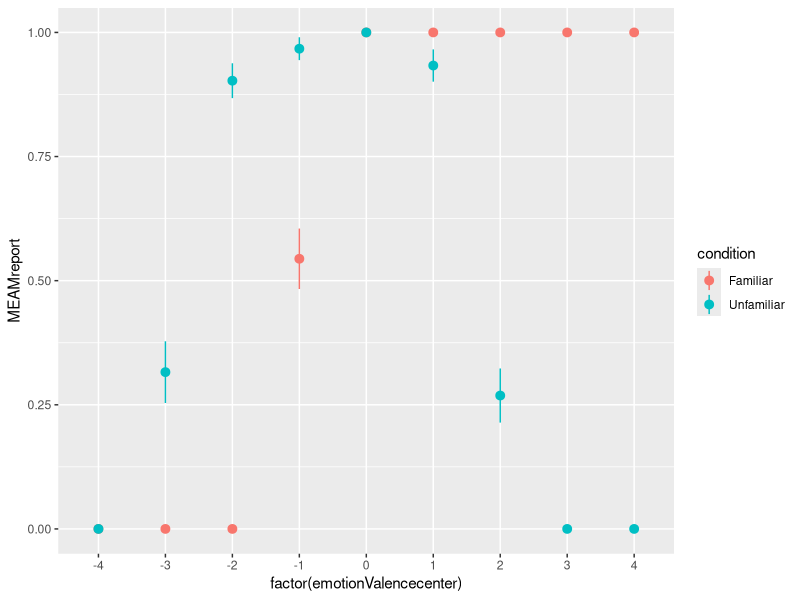
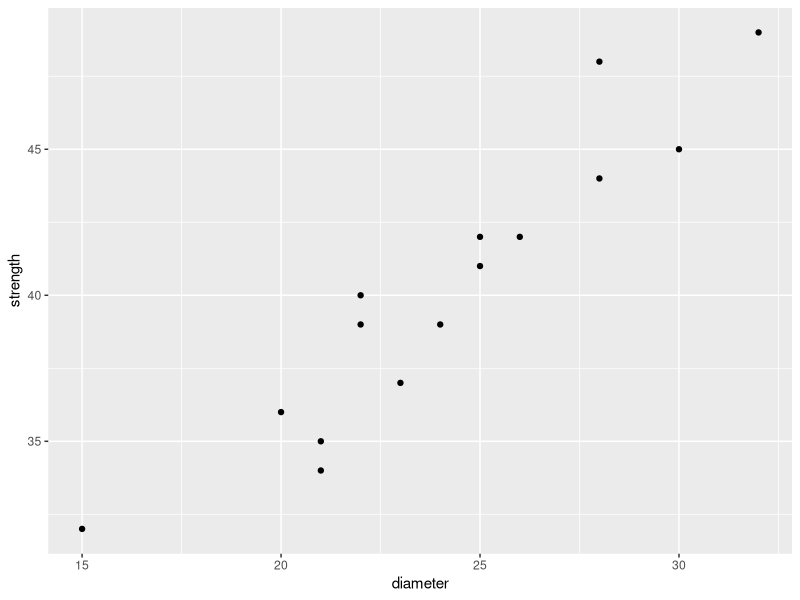
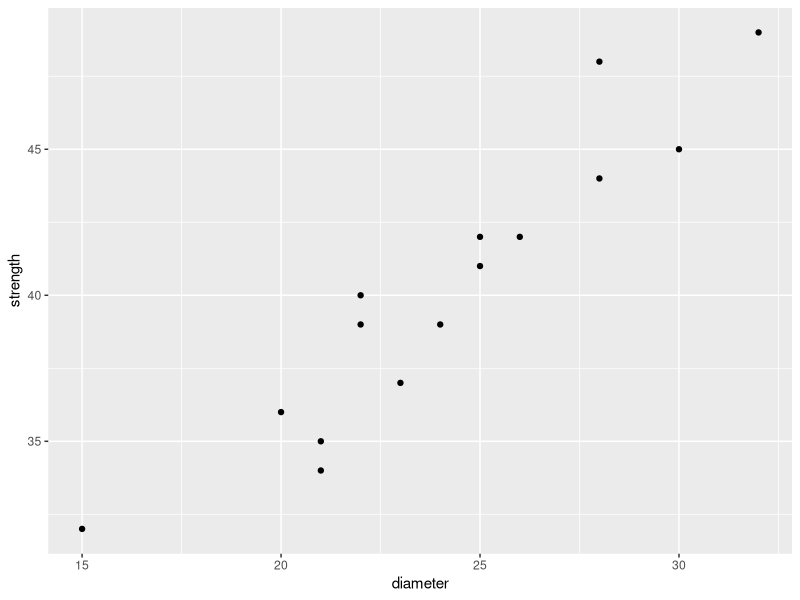

Here is the R script that generated these plots, in order:
library(emmeans)
library(ggplot2)
library(lme4)
library(tidyverse)


fiber = fiber
data = expand.grid(participantID = 1:100, condition = c('Familiar', 'Unfamiliar'), trial = 1:5, stringsAsFactors = FALSE)

data = mutate(data,
              emotionValencecenter = round(runif(n = nrow(data), min = -4, max = 4)),
              z = -5 + emotionValencecenter + emotionValencecenter^2 + -5*emotionValencecenter*(condition=='Familiar'),
              pr = 1/(1+exp(z)),
              MEAMreport = rbinom(nrow(data), 1, pr))



ggplot(data = data, aes(x = factor(emotionValencecenter), y = MEAMreport, color = condition)) +
    stat_summary()



m <- glmer(data=data, MEAMreport ~ poly(emotionValencecenter, 2, raw=TRUE)*condition + (emotionValencecenter*condition|participantID),
          family = binomial(link = 'logit'))
summary(m)

# same as summary()
emtrends(m, ~ condition, var = "emotionValencecenter", at = list(emotionValencecenter = 0), max.degree = 2, delta.var = 8/1000)

# does not match summary()
emtrends(m, ~ condition, var = "emotionValencecenter")


ggplot(fiber, aes(x = diameter, y = strength)) + 
    geom_point()





fiber$diameter_z = scale(fiber$diameter)
fiber$l = rbinom(nrow(fiber), 13, 0.5)

fiber.lm <- lm(strength ~ poly(diameter_z,2,raw = TRUE)*machine + (diameter_z | l), data=fiber)
summary(fiber.lm)

# same as summary()
emtrends(fiber.lm, ~ machine, var = "diameter_z", at = list(diameter_z = 0))

# does not match summary()
emtrends(fiber.lm, ~ machine, var = "diameter_z")


ggplot(fiber, aes(x = diameter, y = strength)) + 
    geom_point()
